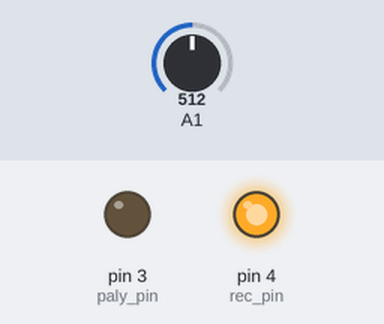
Bench run of a sketch on a simulated Arduino Uno, built with avr-gcc and run on an emulated ATmega328P. On the bench: output pins drawn as LEDs (lit = HIGH). The inputs (shaded band) are chosen by the test bench; at power-on: A1 = 512.

Above: at 2.0 s.
At 6.1 s:
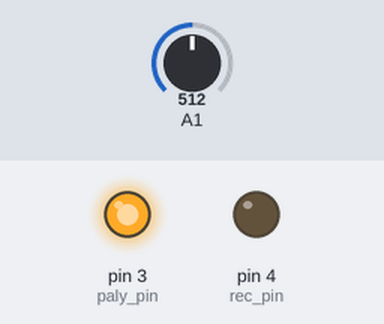
At 8.2 s:
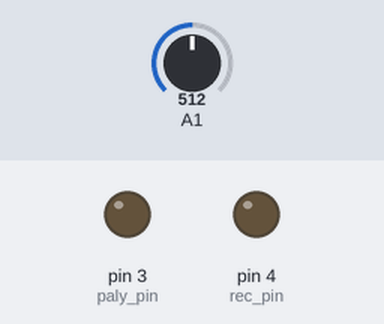
Timing chart, 0 to 10.8 s (numbered marks = the images above):
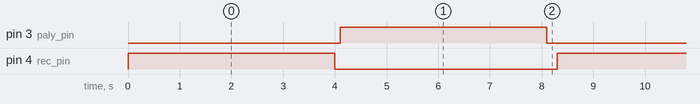

Measured:
- by itself, pin 3 (paly_pin), pin 4 (rec_pin): alternates HIGH for 4.0 s and LOW for 4.3 s
- by itself, everything shown: repeats every 8.3 s, in 4 steps

The sketch:

SourcCode.ino
```cpp
int Sound=0;
void setup() {
  pinMode(3,OUTPUT);//paly pin
  pinMode(4,OUTPUT);//rec pin
}


void loop() {
  // put your main code here, to run repeatedly:

  digitalWrite(4,LOW);//rec pin
  digitalWrite(3,LOW);//paly pin

   Sound=analogRead(A1);
      Serial.println(Sound);
      if(Sound!=60){
       digitalWrite(4,HIGH);//rec on
       delay(4000);
       digitalWrite(4,LOW);////rec off
       delay(100);
       digitalWrite(3,HIGH);//paly on
       delay(4000);
       digitalWrite(3,LOW); //paly off
       }
       delay(200);

}
```
